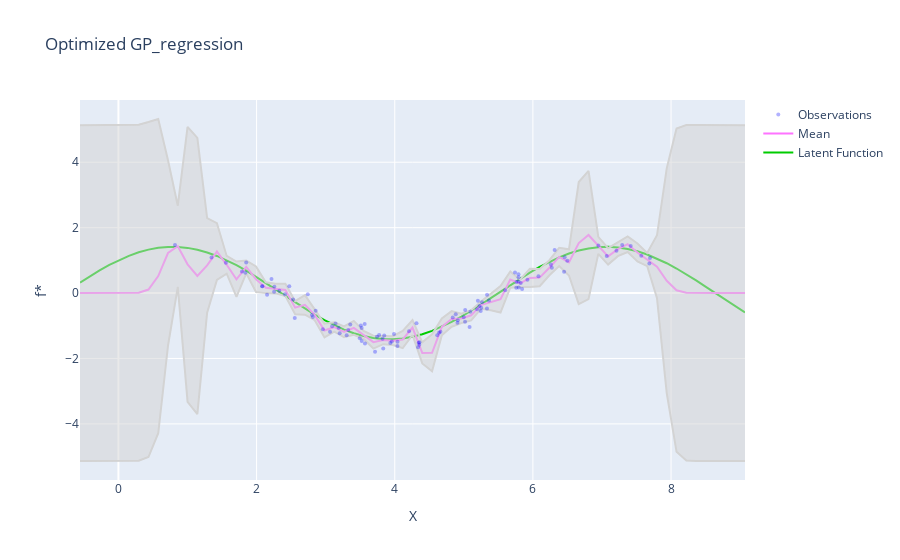

Source (notebook cell):
### Code cell
model1.optimize(iteration=1000, learning_rate=0.01)
mean1_opt, cov1_opt = model1.predict(X_pred.clone())

visualize(X, y, X_pred, f, mean1_opt, cov1_opt, title="Optimized GP_regression")
